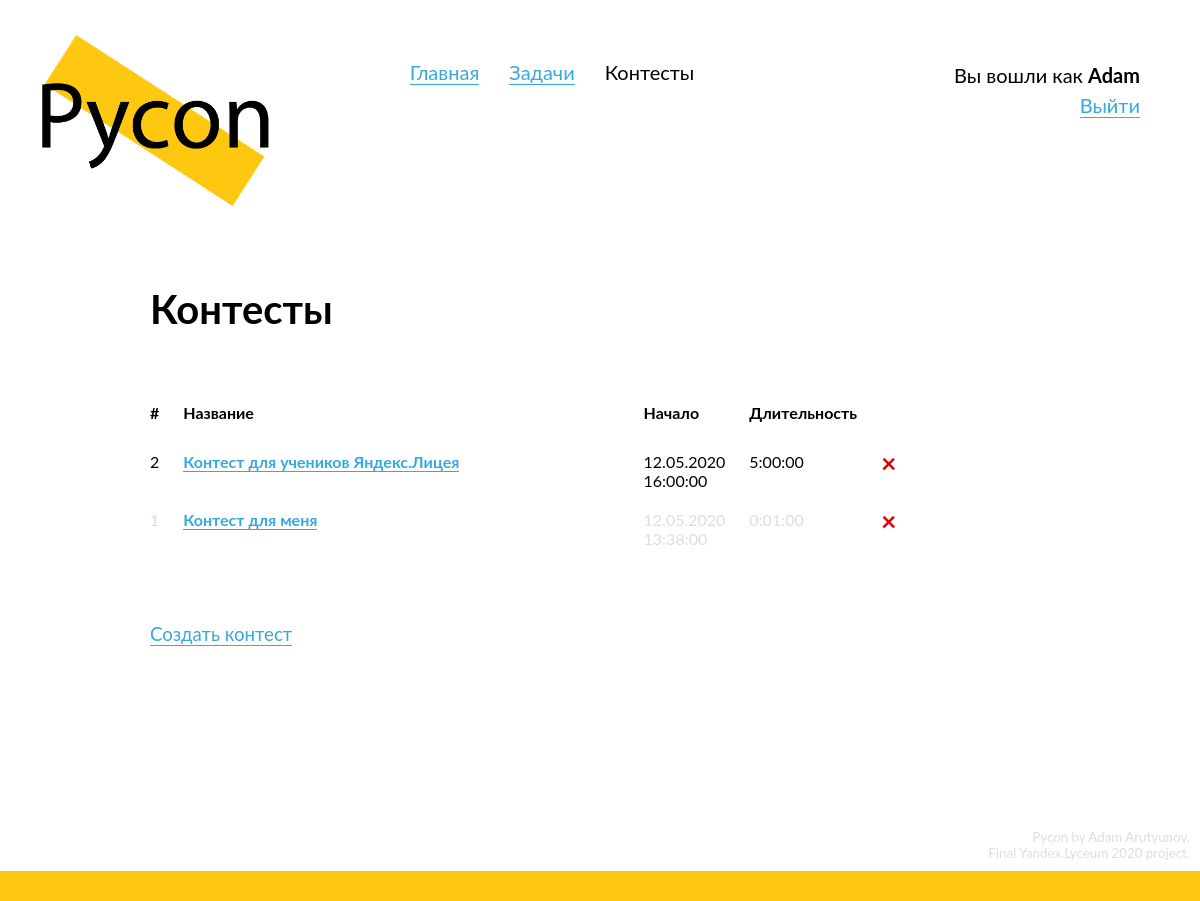
Page /contests (signed in) on the committed database.
### data/models/user.py (models this page shows, shortened)
class User(SqlAlchemyBase, UserMixin, SerializerMixin):
    __tablename__ = 'users'
    id = Column(Integer, primary_key=True, autoincrement=True)
    login = Column(String, nullable=True)
    email = Column(String, index=True, unique=True, nullable=False)
    hashed_password = Column(String, nullable=True)
    role = Column(Integer, default=0)
    submissions = orm.relation("Submission", back_populates='submitter')
    problems = orm.relation('UserToProblem', back_populates='user')
    contests = orm.relation('UserToContest', back_populates='user')
    def is_admin(self):
        if self.role == 1:
            return True
        return False

### data/models/contest.py (models this page shows, shortened)
class Contest(SqlAlchemyBase, SerializerMixin):
    __tablename__ = 'contests'
    id = Column(Integer, primary_key=True, autoincrement=True)
    name = Column(String, nullable=True)
    problems = orm.relation("Problem",
                            secondary="contest_to_problem",
                            backref="contests")
    start_date = Column(DateTime, default=datetime.datetime.now, nullable=False)
    duration = Column(Interval, nullable=True)
    hidden = Column(Boolean, default=True)
    def is_finished(self):
        if self.duration and datetime.datetime.now() >= self.start_date + self.duration:
            return True
        return False

### Pycon.py (the view)
@app.route('/contests')
def contests():
    session = db_session.create_session()
    contests = session.query(Contest).order_by(Contest.id.desc()).all()
    return render_template('contests.html', title="Контесты",
                           contests=contests)

### Pycon.py (called while the page is built)
@login_manager.user_loader
def load_user(user_id):
    session = db_session.create_session()
    return session.query(User).get(user_id)

### data/db_session.py (called while the page is built)
def create_session() -> Session:
    global __scoped_session
    return __scoped_session

### templates/contests.html
{% extends "base.html" %}
{% block content %}
  <div class="content-header">
    <h2>
      Контесты
    </h2>
  </div>
  <div class="content-block">
    {% if contests %}
      <table class="submissions-table">
        <tr>
          <th class="id-td">
            <span>
              #
            </span>
          </th>
          <th class="problemname-td">
            <span>
              Название
            </span>
          </th>
          <th class="solutions-td">
            <span>
              Начало
            </span>
          </th>
          <th class="solutions-td">
            <span>
              Длительность
            </span>
          </th>
        </tr>
        {% for contest in contests %}
          <tr {{ "class=inactive-contest" if contest.is_finished() }}>
            <td class="id-td">
              {{ contest.id }}
            </td>
            <td class="problemname-td">
              <a href="/contests/{{ contest.id }}">{{ contest.name }}</a>
            </td>
            <td class="id-td">
              {{ contest.start_date.strftime("%d.%m.%Y<br>%H:%M:%S")|safe }}
            </td>
            <td class="id-td">
              {{ contest.duration.__str__() }}
            </td>
            {% if current_user.is_authenticated and current_user.is_admin() %}
              <td class="id-td">
                <a class="alert-danger delete-button" href="/contests/{{ contest.id }}/delete">
                  ×
                </a>
              </td>
            {% endif %}
          </tr>
        {% endfor %}
      </table>
    {% endif %}
  </div>
  {% if current_user.is_authenticated and current_user.is_admin() %}
    <div class="normal-block" id="admin-features">
      <a href="/contests/create" class="list">
        Создать контест
      </a>
    </div>
  {% endif %}
{% endblock %}

### templates/base.html (shortened to what this page needs)
<!doctype html>
<html lang="en">
  <head>
      <link rel="stylesheet" type="text/css" href="/static/css/style.css">
      <link href="/static/css/codemirror.css" rel="stylesheet">
  </head>
<body>
  <header>
      <a href="/" style="border: none;">
        <div id="logo">
          <img src="/static/img/logo.png">
        </div>
      </a>
      <div id="header-links">
      </div>
      <div id="login-block">
        {% if current_user.is_authenticated %}
          Вы вошли как <b>{{ current_user.login }}</b><br>
        {% else %}
          <script>
            document.write(`<a href="/login?next=${path}">Войти</a><br>`)
          </script>
          <a href="/register">Зарегистрироваться</a>
        {% endif %}
      </div>
  </header>
  <main role="main" id="main">
      {% block content %}{% endblock %}
  </main>
  <footer>
    <div id="credits">
      Pycon by Adam Arutyunov.<br>
      Final Yandex.Lyceum 2020 project.<br>
    </div>
    <div id="footer-div"></div>
  </footer>
</body>
</html>

### static/css/style.css (style rules this page uses)
* { margin: 0; padding: 0; position: relative; }
html { height: 100%; }
:root { --primary-color: #FEC811; --light-grey: #D0D0D0; --very-light-grey: #ECECEC; }
body { position: relative; font-family: "Lato"; font-size: 14pt; min-height: 100%; }
img { width: 100%; }
footer { position: absolute; bottom: 0; width: 100%; }
a { text-decoration: none; color: #35A8E0; border-bottom: 1px solid #35A8E0; }
a.alert-danger { border-color: #DD0000; }
a.list { margin: 5px 0; display: inline-block; }
h2 { font-size: 30pt; margin-bottom: 50px; }
td, th { position: relative; vertical-align: top; border: none; }
th { padding-bottom: 10px; text-align: left; font-weight: bold; }
table { border: none; border-spacing: 2vw 20px; margin-left: -2vw; width: 100%; font-size: 12pt; }
table a { font-weight: bold; }
.content-block { margin-top: 25px; margin-bottom: 50px; }
.content-header { margin-bottom: 50px; }
.alert-danger { color: #DD0000; }
.normal-block { margin: 50px 0; }
.id-td { width: 1px; overflow: visible; }
.solutions-td { width: 1px; }
.delete-button { border: none; position: absolute; top: -5px; font-size: 20pt; }
.inactive-contest { color: #DDD; }
#login-block { display: inline-block; vertical-align: top; margin-top: 60px; float: right; margin-right: 60px; text-align: right; font-size: 15pt; line-height: 1.5; }
#footer-div { height: 30px; background-color: var(--primary-color); }
#credits { font-size: 10pt; color: #DDD; margin: 10px; text-align: right; }
#logo { width: 20%; margin-left: 35px; margin-top: 35px; display: inline-block; }
#main { margin-top: 75px; margin-left: 150px; width: 65%; min-width: 600px; padding-bottom: 200px; }
#header-links { display: inline-block; margin-left: 130px; margin-top: 60px; vertical-align: top; font-size: 15pt; }

### rows in the picture
User: login "Adam"
Contest: id "2", name "Контест для учеников Яндекс.Лицея", start_date "12.05.2020 16:00:00", duration.__str__ "5:00:00"
Contest: id "1", name "Контест для меня", start_date "12.05.2020 13:38:00", duration.__str__ "0:01:00"
